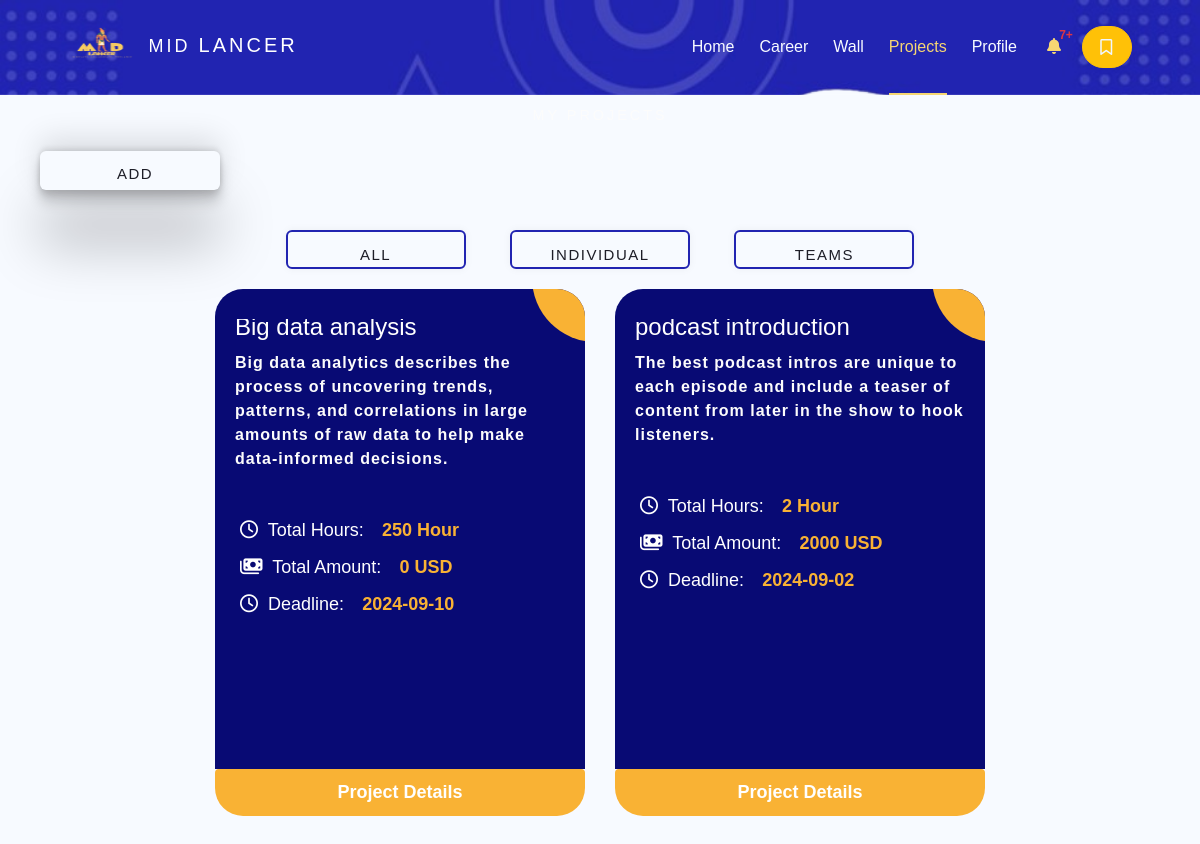
The app's page /my_projects_client.php (signed in) with its own data.
### tables this page shows
CREATE TABLE `project` (
  `project_id` int(11) NOT NULL,
  `project_name` varchar(250) NOT NULL,
  `description` varchar(250) NOT NULL,
  `total_hours` int(11) NOT NULL,
  `deadline_date` date NOT NULL,
  `user_id` int(11) NOT NULL,
  `type_id` int(11) DEFAULT NULL,
  `posting` int(11) NOT NULL
);

### my_projects_client.php (the view, shortened to what this page needs)
<?php
include 'nav+bm.php';
$user_id = $_SESSION['user_id'];
$limit = 3;
if (isset($_GET['page']) && is_numeric($_GET['page']))
    $pageNum = $_GET['page'];
else
    $pageNum = 1;
$offset = ($pageNum - 1) * $limit;
$sqlStmt =
    "SELECT project.*, SUM(payment.amount) AS sumamount, `project`.`project_id` AS `pid`
     FROM `project`
     RIGHT JOIN `user` ON `user`.`user_id` = `project`.`user_id`
     LEFT JOIN `team_member` ON `project`.`project_id` = `team_member`.`project_id`
     LEFT JOIN `freelancer` ON `freelancer`.`freelancer_id` = `team_member`.`freelancer_id`
     JOIN `type` ON `type`.`type_id` = `project`.`type_id`
     LEFT JOIN `payment` ON `payment`.`project_id` = `project`.`project_id`
     WHERE `user`.`user_id` = '$user_id' AND `project`.`project_id`";
$sqlStmt .= " GROUP BY `project`.`project_id` LIMIT $limit OFFSET $offset";
$run_query = mysqli_query($connect, $sqlStmt);
?>
<!DOCTYPE html>
<html lang="en">
<head>
    <link rel="stylesheet" href="css/myprojectfreelancer.css">
    <link rel="stylesheet" href="https://cdnjs.cloudflare.com/ajax/libs/font-awesome/6.6.0/css/all.min.css"
 />
</head>
<body>
<div class="main">
    <h1 class="title">MY PROJECTS</h1>
    <button style="width: 12em;" class="addp" id="addpr"><a href="addproject.php" style="padding: 10px;">Add Project</a></button>
    <form method="GET">
        <button style="width: 12em;"><a href="my_projects_client.php" style="padding: 10px;">All</a></button>
        <button style="width: 12em;" type="submit"><a href="my_projects_client.php?type_id=1" style="padding: 10px;">Individual</a></button>
        <button style="width: 12em;" type="submit"><a href="my_projects_client.php?type_id=2" style="padding: 10px;">Teams</a></button>
    </form>
</div>
    <div class="ag-format-container">
        <div class="ag-courses_box">
            <?php foreach ($run_query as $data) { ?>
                <div class="ag-courses_item">
                    <a href="project_details_client.php?details=<?php echo $data['pid']; ?>" class="ag-courses-item_link">
                        <div class="ag-courses-item_bg"></div>
                        <div class="ag-courses-item_title">
                            <h4 class="teams"><?php echo $data['project_name']; ?></h4>
                            <p class="para"><?php echo $data['description']; ?></p>
                        </div>
                        <div class="ag-courses-item_date-box">
                            <i class="fa-regular fa-clock"></i> Total Hours:
                            <span class="ag-courses-item_date"><?php echo $data['total_hours']; ?> Hour</span>
                        </div>
                        <div class="ag-courses-item_date-box">
                            <i class="fa-solid fa-money-bills"></i> Total Amount:
                            <span class="ag-courses-item_date"><?php echo isset($data['sumamount']) ? $data['sumamount'] : '0'; ?> USD</span>
                        </div>
                        <div class="ag-courses-item_date-box">
                            <i class="fa-regular fa-clock"></i> Deadline:
                            <span class="ag-courses-item_date"><?php echo $data['deadline_date']; ?></span>
                        </div>
                        <a href="project_details_client.php?details=<?php echo $data['pid']; ?>" class="ag-courses-item_anchor">Project Details</a>
                    </a>
                </div>
            <?php } ?>
        </div>
    </div>
</body>
</html>

### css/nav+bm.css (style rules this page uses)
:root { --primary-color: #080a74; --secondary-color: #f6d673; --Thirdly-color: #d6d9e0; --fourthly-color: #1d1d27; }
button { padding: 4px 20px; border-radius: 50px; cursor: pointer; border: 0; border-radius: 0.9em; background-color: var(--secondary-color); box-shadow: rgb(0 0 0 / 5%) 0 0 8px; letter-spacing: 1.5px; text-transform: uppercase; font-size: 15px; transition: all 0.5s ease; font-family: inherit; margin-left: 20px; }
a { text-decoration: none; color: var(--fourthly-color); }

### css/myprojectfreelancer.css (style rules this page uses)
* { margin: 0; padding: 0; box-sizing: border-box; }
.para { font-size: medium; }
:root { --primary-color: #2124b1; --secondary-color: #f6d673; --Thirdly-color: #f7faff; --fourthly-color: #1d1d27; }
.title { transform: translateY(22%); }
.teams { transform: translateY(-22%); }
body { background-color: #f7faff; font-family: 'Gill Sans', 'Gill Sans MT', Calibri, 'Trebuchet MS', sans-serif; }
.ag-format-container { margin: 0 auto; width: 100%; }
.main { text-align: center; padding-top: 8%; }
span { padding-left: 4%; }
.main button a { text-decoration: none; }
.ag-courses_box { display: -webkit-box; display: -ms-flexbox; display: flex; -webkit-box-align: start; -ms-flex-align: start; align-items: center !important; justify-content: center !important; flex-wrap: wrap; }
.ag-courses_item { -ms-flex-preferred-size: calc(33.33333% - 30px); flex-basis: calc(33.33333% - 30px); margin: 0 15px 30px; overflow: hidden; border-radius: 28px; }
.ag-courses-item_link { height: 60vh; text-decoration: none; display: block; padding: 30px 20px; background-color: #080a74; overflow: hidden; position: relative; }
.ag-courses-item_title { min-height: 87px; margin: 0 0 25px; overflow: hidden; font-weight: bold; font-size: 30px; color: #FFF; z-index: 2; position: relative; }
i { margin-left: 5px; margin-right: 5px; }
.ag-courses-item_date-box { font-size: 18px; color: #FFF; padding: 5px 0; z-index: 2; position: relative; }
.ag-courses-item_date { font-weight: bold; color: #f9b234; -webkit-transition: color .5s ease; -o-transition: color .5s ease; transition: color .5s ease }
.ag-courses-item_bg { height: 128px; width: 128px; background-color: #f9b234; z-index: 1; position: absolute; top: -75px; right: -75px; border-radius: 50%; -webkit-transition: all .5s ease; -o-transition: all .5s ease; transition: all .5s ease; }
.ag-courses_item:nth-child(2n) .ag-courses-item_bg { background-color: #f9b234; }
.ag-courses-item_anchor { display: block; width: 100%; text-align: center; padding: 10px; background-color: #f9b234; color: white; text-decoration: none; font-weight: bold; font-size: large; border-radius: 4px; transition: background-color 0.3s ease; }
#addpr { margin-right: 80%; box-shadow: rgba(0, 0, 0, 0.25) 0px 54px 55px, rgba(0, 0, 0, 0.12) 0px -12px 30px, rgba(0, 0, 0, 0.12) 0px 4px 6px, rgba(0, 0, 0, 0.17) 0px 12px 13px, rgba(0, 0, 0, 0.09) 0px -3px 5px; border-color: none; border: none; }

### my_projects_client.php (style rules this page uses)
:root { --white: #fcfcfc; --gray: #cbcdd3; --dark: #777777; --error: #ef8d9c; --orange: #ffc39e; --success: #b0db7d; --secondary: #99dbb4; }
h1 { font-size: 0.9em; font-weight: 100; letter-spacing: 3px; padding-top: 5px; color: var(--white) ; padding-bottom: 5px; text-transform: uppercase; }
p { margin-top: -5px; color: var(--white); letter-spacing: 1px; }
button, .dot { cursor: pointer; }
button { --color: #2124b1; font-family: inherit; display: inline-block; width: 11em; height: 2.6em; line-height: 2.5em; margin: 20px; position: relative; cursor: pointer; overflow: hidden; border: 2px solid var(--color); transition: color 0.5s; z-index: 1; font-size: 15px; border-radius: 6px; font-weight: 500; color: var(--color); background-color: transparent; }
button:before { content: ""; position: absolute; z-index: -1; background: var(--color); height: 150px; width: 200px; border-radius: 50%; }
h4 { color: white; }
button:before { top: 100%; left: 100%; transition: all 0.7s; }

### records on screen
project: project_name "Big data analysis", description "Big data analytics describes the process of uncovering trends, patterns, and correlations in large amounts of raw data to help make data-informed decisions.", total_hours "250", deadline_date "2024-09-10"
project: project_name "podcast introduction", description "The best podcast intros are unique to each episode and include a teaser of content from later in the show to hook listeners.", total_hours "2", sumamount "2000", deadline_date "2024-09-02"
